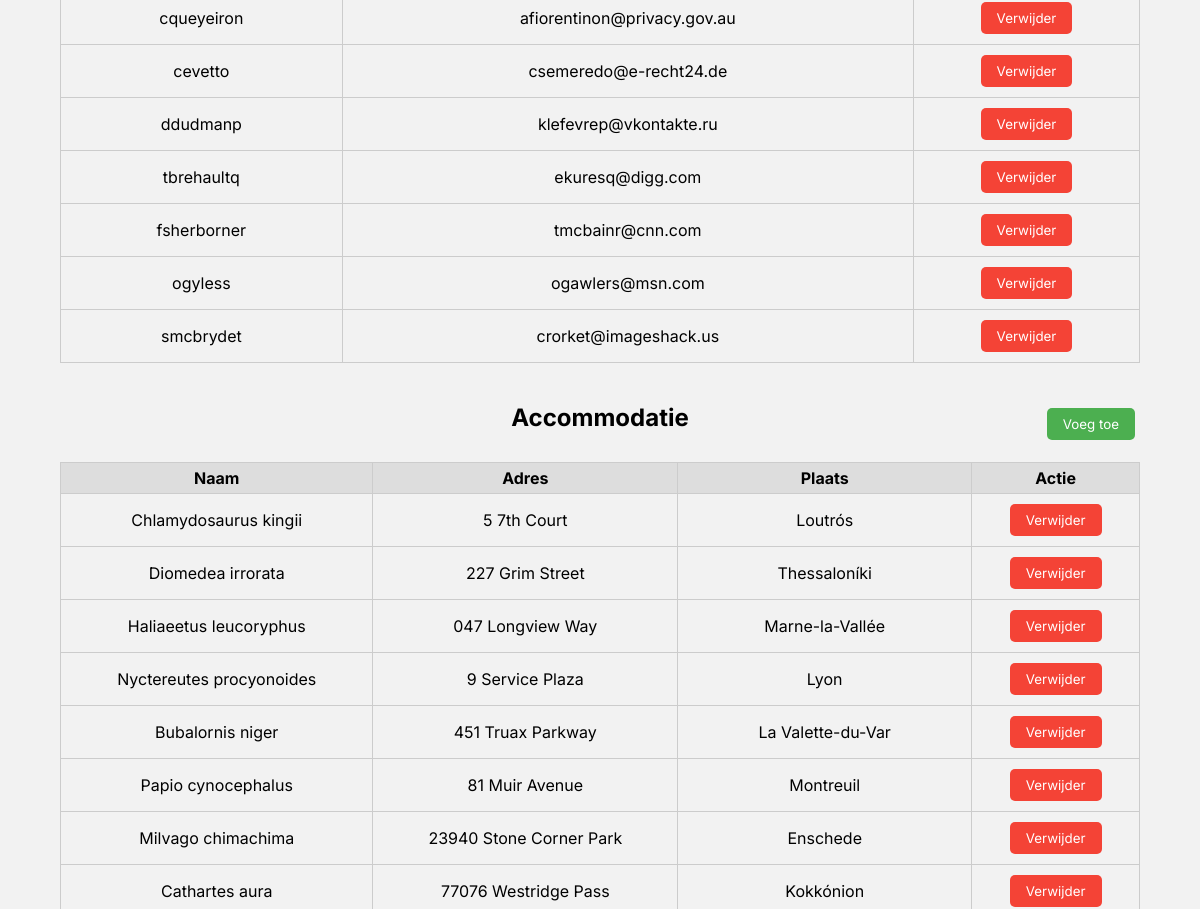
Before: /pages/admin.php (middle part) with the older database file.
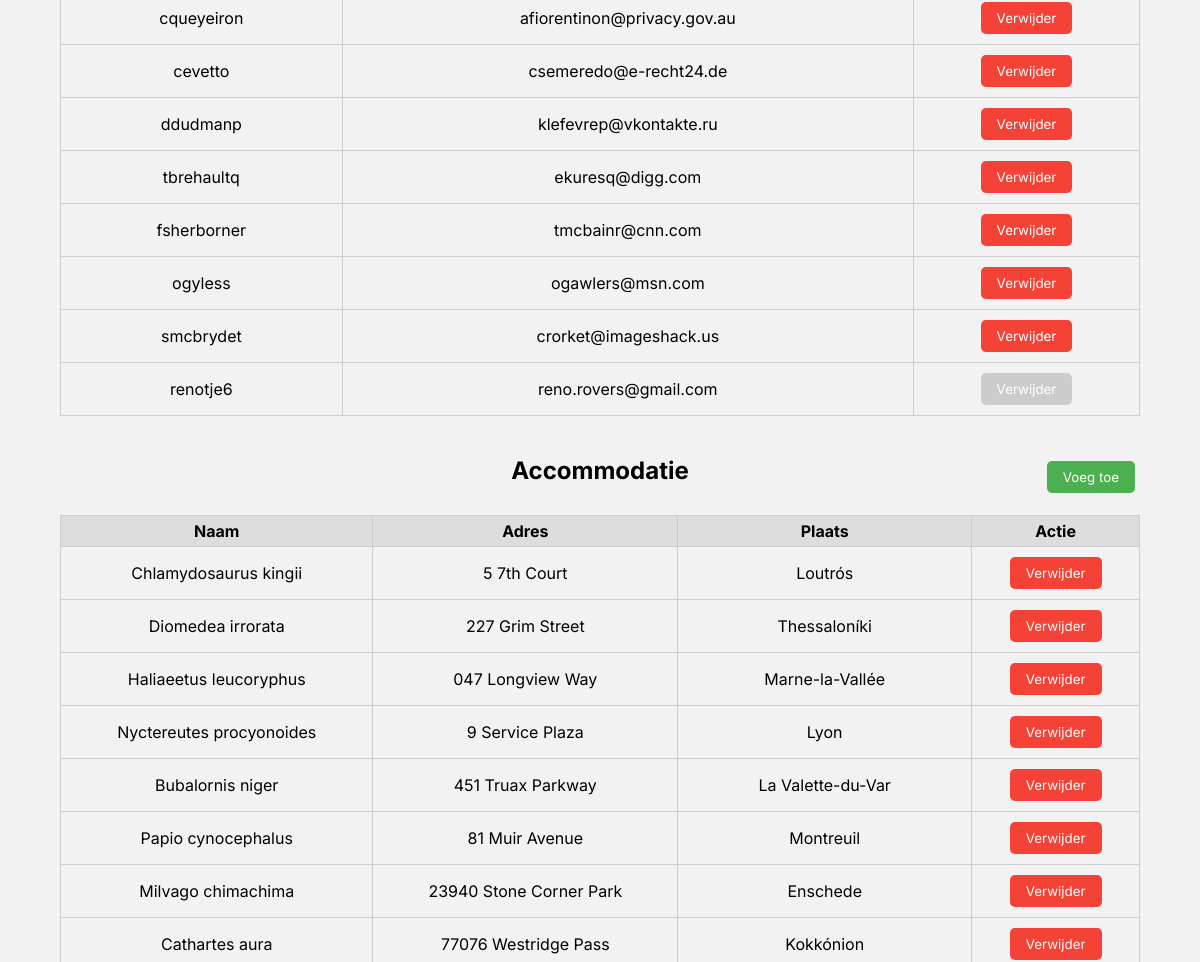
After: the same page with the newer database file.
### tables this page shows
CREATE TABLE IF NOT EXISTS USERS (
	id INT NOT NULL AUTO_INCREMENT,
    username VARCHAR(30) NOT NULL,
    email VARCHAR(35) NOT NULL,
    password VARCHAR(100) NOT NULL,
    is_admin BOOLEAN default false,
    PRIMARY KEY(id),
    UNIQUE(username),
    UNIQUE(email)
);

CREATE TABLE IF NOT EXISTS ACCOMMODATIONS (
	id INT NOT NULL AUTO_INCREMENT,
    name VARCHAR(255) NOT NULL,
    country VARCHAR(255) NOT NULL,
    city VARCHAR(255) NOT NULL,
    address VARCHAR(255) NOT NULL,
    description TEXT NOT NULL,
    price INT(10) NOT NULL,
    PRIMARY KEY(id),
    UNIQUE(name)
);

### includes/functions/database.php (called while the page is built, shortened)
<?php
require_once ROOT_PATH . 'includes/connection.php';
function getAllUsers()
{
    global $conn;
    $query = "SELECT * FROM USERS ORDER BY id ASC";
    $queryExec = $conn->prepare($query);
    $queryExec->execute();
    $users = $queryExec->fetchAll(PDO::FETCH_ASSOC);
    return $users;
}
function getAllAccommodations()
{
    global $conn;
    $query = "SELECT * FROM accommodations";
    $queryExec = $conn->prepare($query);
    $queryExec->execute();
    $results = $queryExec->fetchAll();
    return $results;
}

### includes/controllers/admin.php (called while the page is built, shortened)
<?php
require_once ROOT_PATH . 'includes/functions/database.php';
$users = getAllUsers();
$accommodations = getAllAccommodations();

### pages/admin.php (the view, shortened to what this page needs)
<?php
require_once ROOT_PATH . 'includes/partials/header.php';
require_once ROOT_PATH . 'includes/controllers/admin.php';
?>
<main>
    <section class="users">
        <table>
            <?php foreach ($users as $key => $user) : ?>
                <tr id="user-<?php echo $key ?>">
                    <td><?php echo $user['username'] ?></td>
                    <td><?php echo $user['email'] ?></td>
                    <td>
                        <form action="<?php echo htmlspecialchars($_SERVER['PHP_SELF']) ?>" method="POST">
                            <button type="submit" class="delete-btn" name="delete_user" <?php echo $user['is_admin'] == 1 ? " disabled" : "" ?>>Verwijder</button>
                        </form>
                    </td>
                </tr>
            <?php endforeach; ?>
        </table>
    </section>
    <section class="accommodations">
        <h2>Accommodatie</h2>
        <button class="add-btn" id="add-accommodation-btn" onclick="toggleModal()">Voeg toe</button>
        <table>
            <tr>
                <th>Naam</th>
                <th>Adres</th>
                <th>Plaats</th>
                <th>Actie</th>
            </tr>
            <?php foreach ($accommodations as $key => $accommodation) : ?>
                <tr id="accommodation-<?php echo $key ?>">
                    <td><?php echo $accommodation['name'] ?></td>
                    <td><?php echo $accommodation['address'] ?></td>
                    <td><?php echo $accommodation['city'] ?></td>
                    <td>
                        <form action="<?php echo htmlspecialchars($_SERVER['PHP_SELF']) ?>" method="POST">
                            <button type="submit" class="delete-btn" name="delete_accommodation">Verwijder</button>
                        </form>
                    </td>
                </tr>
            <?php endforeach; ?>
        </table>
    </section>
</main>

### includes/partials/header.php (shortened to what this page needs)
<?php
$styles = [
    "index.php" => [
        "homepage.css",
        "search_section.css",
    ],
    "search.php" => [
        "search_page.css",
        "search_section.css",
    ],
    "accommodation.php" => [
        "accommodation.css",
    ],
    "login.php" => [
        "account_form.css",
    ],
    "registration.php" => [
        "account_form.css",
    ],
    "forgot_password.php" => [
        "account_form.css",
    ],
    "change_password.php" => [
        "account_form.css",
    ],
    "booking.php" => [
        "booking.css",
    ],
    "profile.php" => [
        "profile.css",
    ],
    "admin.php" => [
        "admin.css",
    ],
];
?>
<!DOCTYPE html>
<html lang="en">
<head>
    <link rel="stylesheet" href="<?php echo BASE_URL; ?>/css/variables.css" />
    <link rel="stylesheet" href="<?php echo BASE_URL; ?>css/index.css" />
    <link rel="stylesheet" href="<?php echo BASE_URL; ?>css/navigation.css" />
    <link rel="stylesheet" href="<?php echo BASE_URL; ?>css/footer.css" />
    <?php
    if (isset($styles[basename($_SERVER['PHP_SELF'])])) {
        foreach ($styles[basename($_SERVER['PHP_SELF'])] as $style) {
            echo "<link rel='stylesheet' href='" . BASE_URL . "css/" . $style . "' />";
        }
    }
    ?>
</head>
<body>

### css/variables.css (style rules this page uses)
:root { --color-primary: #d16666; --color-primary-dark: #9b4b4b; --color-secondary: #f2f2f2; --color-secondary-dark: #d9d9d9; --color-tertiary: #2c4251; }

### css/index.css (style rules this page uses)
* { box-sizing: border-box; padding: 0; margin: 0; font-family: "Inter", sans-serif; }
body { background-color: var(--color-secondary); }

### css/admin.css (style rules this page uses)
main { width: 90vw; margin: 0 auto; }
section { display: flex; flex-direction: column; justify-content: center; align-items: center; width: 100%; margin: 5vh 0; }
section h2 { margin-bottom: 30px; }
table { width: 100%; border-collapse: collapse; text-align: center; }
th { background-color: #ddd; }
.delete-btn:disabled { background-color: #ccc; cursor: not-allowed; }
.accommodations { position: relative; }
.accommodations .add-btn { position: absolute; top: 0; right: 0; border: none; padding: 8px 16px; border-radius: 5px; margin: 5px 5px; color: white; cursor: pointer; background-color: #4caf50; }

Changed rows visible on the page:
added users: username "renotje6", email "reno.rovers@gmail.com", is_admin 1 (drawn)
